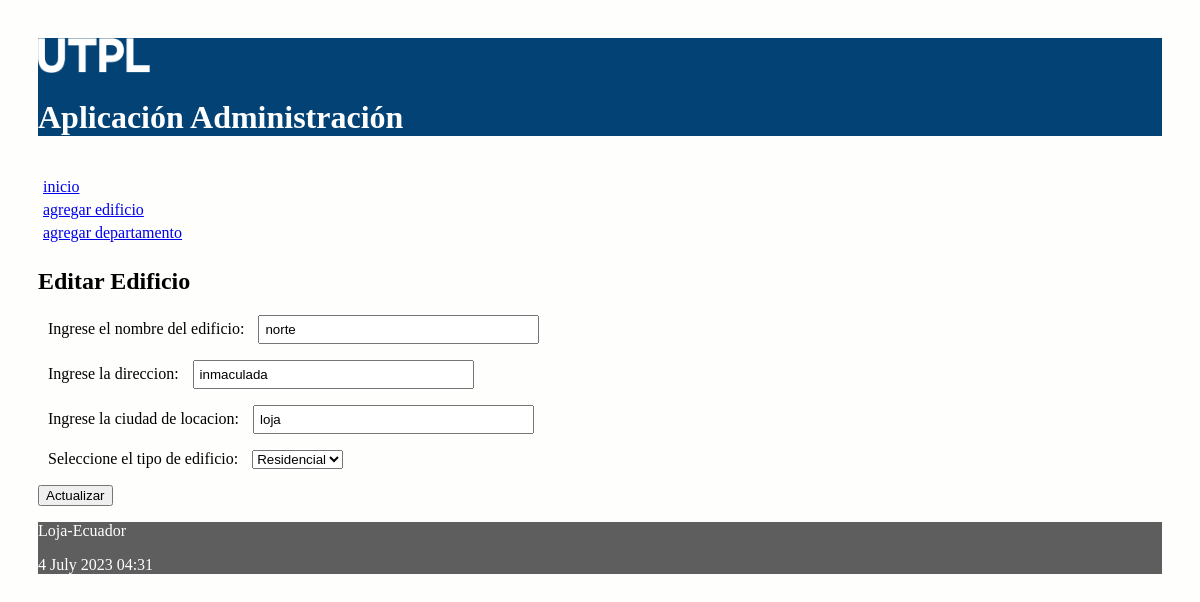
Screenshot of /editar_edificio/1 with the database file from the repository.
### edificios/models.py (models this page shows, shortened)
class Edificio(models.Model):
    opciones_tipo_Edificio = (
        ('residencial', 'Residencial'),
        ('comercial', 'Comercial'),
    )
    nombre = models.CharField(max_length=30)
    direccion = models.CharField(max_length=30)
    ciudad = models.CharField(max_length=30, unique=True)
    tipo = models.CharField(max_length=30,\
                            choices= opciones_tipo_Edificio)

### edificios/views.py (the view)
# urls.py: path('editar_edificio/<int:id>', views.editar_edificio,
def editar_edificio(request, id):
    edificio = Edificio.objects.get(pk=id)
    if request.method=='POST':
        formulario = EdificioForm(request.POST, instance=edificio)
        print(formulario.errors)
        if formulario.is_valid():
            formulario.save()
            return redirect(index)
    else:
        formulario = EdificioForm(instance=edificio)
    diccionario = {'formulario': formulario}
    return render(request, 'editarEdificio.html', diccionario)

### edificios/forms.py (shortened to what this page needs)
class EdificioForm(ModelForm):
    class Meta:
        model = Edificio
        fields = ['nombre', 'direccion', 'ciudad', 'tipo']
        labels = {
            'nombre': _('Ingrese el nombre del edificio'),
            'direccion': _('Ingrese la direccion'),
            'ciudad': _('Ingrese la ciudad de locacion'),
            'tipo': _('Seleccione el tipo de edificio'),
        }

### edificios/templates/editarEdificio.html (shortened to what this page needs)
{% extends "master.html" %}
{% block content %}
<h2>Editar Edificio</h3>
<form action="" method="post">
  {{formulario.as_p}}
  <p><input type='submit' value='Actualizar'/></p>
</form>
{% endblock %}

### edificios/static/css/estilos.css (style rules this page uses)
body { background: #FEFEFD; padding: 30px; }
input[type=text], input[type=number], input[type=email] { width: 25%; padding: 5px 5px; box-sizing: border-box; }
label { padding: 12px 10px; }

### rows the page displays
Edificio: nombre "norte", direccion "inmaculada", ciudad "loja", tipo "Residencial"
